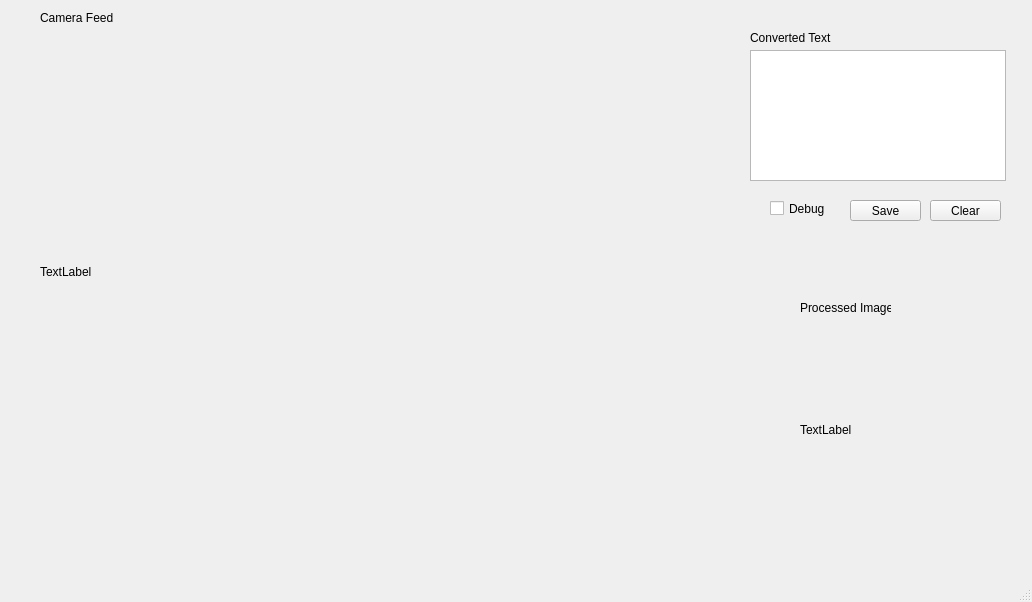
<?xml version="1.0" encoding="UTF-8"?>
<ui version="4.0">
 <class>Start</class>
 <widget class="QMainWindow" name="Start">
  <property name="geometry">
   <rect>
    <x>0</x>
    <y>0</y>
    <width>1032</width>
    <height>602</height>
   </rect>
  </property>
  <property name="windowTitle">
   <string>Start</string>
  </property>
  <widget class="QWidget" name="centralwidget">
   <widget class="QLabel" name="videoFrame">
    <property name="geometry">
     <rect>
      <x>40</x>
      <y>32</y>
      <width>640</width>
      <height>480</height>
     </rect>
    </property>
    <property name="text">
     <string>TextLabel</string>
    </property>
   </widget>
   <widget class="QLabel" name="processed_frame">
    <property name="geometry">
     <rect>
      <x>800</x>
      <y>330</y>
      <width>200</width>
      <height>200</height>
     </rect>
    </property>
    <property name="text">
     <string>TextLabel</string>
    </property>
   </widget>
   <widget class="QPushButton" name="save">
    <property name="geometry">
     <rect>
      <x>850</x>
      <y>200</y>
      <width>71</width>
      <height>21</height>
     </rect>
    </property>
    <property name="text">
     <string>Save</string>
    </property>
   </widget>
   <widget class="QTextBrowser" name="textBrowser">
    <property name="geometry">
     <rect>
      <x>750</x>
      <y>50</y>
      <width>256</width>
      <height>131</height>
     </rect>
    </property>
   </widget>
   <widget class="QCheckBox" name="debug">
    <property name="geometry">
     <rect>
      <x>770</x>
      <y>200</y>
      <width>70</width>
      <height>17</height>
     </rect>
    </property>
    <property name="text">
     <string>Debug</string>
    </property>
   </widget>
   <widget class="QPushButton" name="clear">
    <property name="geometry">
     <rect>
      <x>930</x>
      <y>200</y>
      <width>71</width>
      <height>21</height>
     </rect>
    </property>
    <property name="text">
     <string>Clear</string>
    </property>
   </widget>
   <widget class="QLabel" name="Convertedlabel">
    <property name="geometry">
     <rect>
      <x>750</x>
      <y>30</y>
      <width>81</width>
      <height>16</height>
     </rect>
    </property>
    <property name="text">
     <string>Converted Text</string>
    </property>
   </widget>
   <widget class="QLabel" name="processedImageLabel">
    <property name="geometry">
     <rect>
      <x>800</x>
      <y>300</y>
      <width>91</width>
      <height>16</height>
     </rect>
    </property>
    <property name="text">
     <string>Processed Image</string>
    </property>
   </widget>
   <widget class="QLabel" name="Convertedlabel_3">
    <property name="geometry">
     <rect>
      <x>40</x>
      <y>10</y>
      <width>91</width>
      <height>16</height>
     </rect>
    </property>
    <property name="text">
     <string>Camera Feed</string>
    </property>
   </widget>
  </widget>
  <widget class="QMenuBar" name="menubar">
   <property name="geometry">
    <rect>
     <x>0</x>
     <y>0</y>
     <width>1032</width>
     <height>21</height>
    </rect>
   </property>
  </widget>
  <widget class="QStatusBar" name="statusbar"/>
 </widget>
 <resources/>
 <connections/>
</ui>
